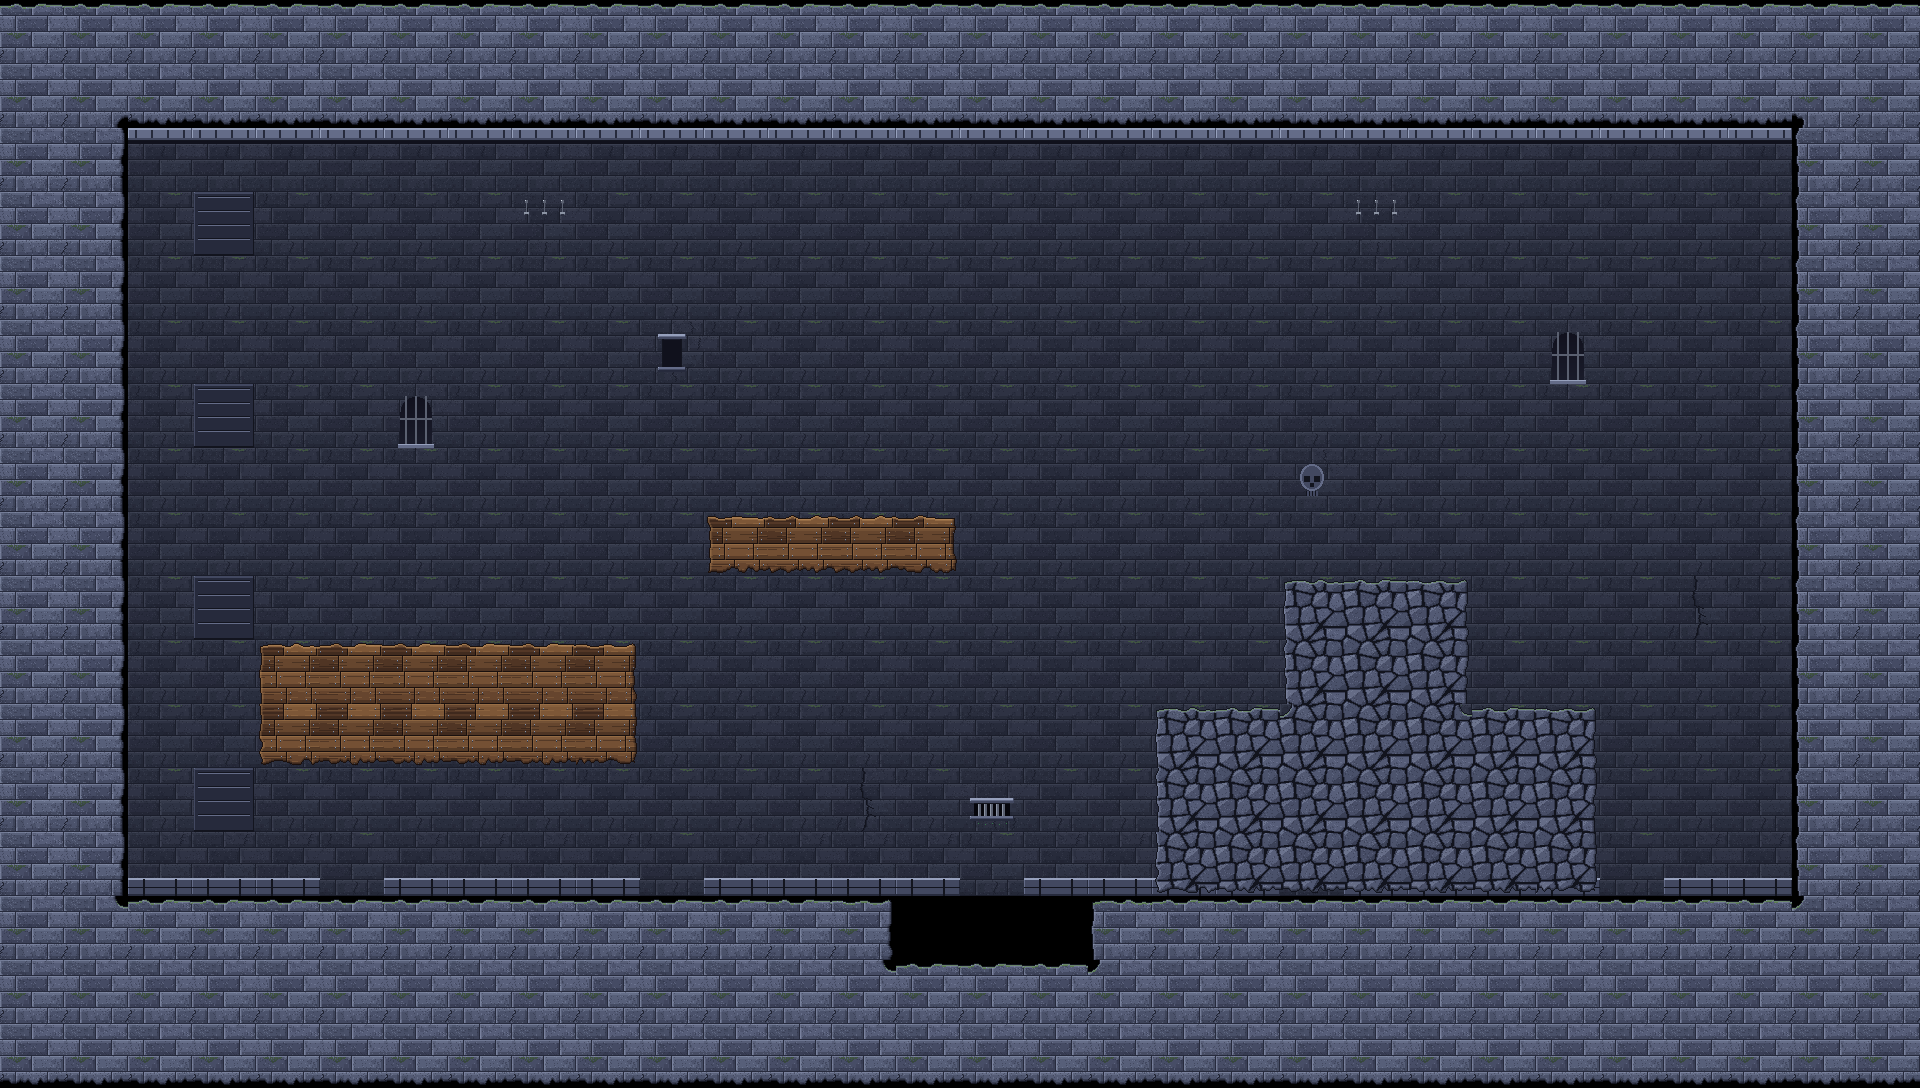

A level layout from a 2D game, rendered from its tile map. Below: a short description, then the map file with its tile-grid data intact:
An orthogonal 30x17 tile map with 64x64 px tiles, 4 tile layers (back_walls, terrain_stone, terrain_wood, terrain_rock), 4 tilesets and 4 objects (player_spawn, exit_door, torch_here, pit_hazard).

<map version="1.10" tiledversion="1.10.2" orientation="orthogonal" renderorder="right-down" width="30" height="17" tilewidth="64" tileheight="64" infinite="0" nextlayerid="7" nextobjectid="5">
 <tileset firstgid="1" source="terrain_stone/grey_stone.tsx" />
 <tileset firstgid="49" source="terrain_wood/grey_wood.tsx" />
 <tileset firstgid="97" source="terrain_rock/grey_rock.tsx" />
 <tileset firstgid="145" source="grey_walls.tsx" />
 <layer id="1" name="back_walls" width="30" height="17">
  <data encoding="csv">
0,0,0,0,0,0,0,0,0,0,0,0,0,0,0,0,0,0,0,0,0,0,0,0,0,0,0,0,0,0,
0,0,0,0,0,0,0,0,0,0,0,0,0,0,0,0,0,0,0,0,0,0,0,0,0,0,0,0,0,0,
0,0,152,152,152,152,152,152,152,152,152,152,152,152,152,152,152,152,152,152,152,152,152,152,152,152,152,152,0,0,
0,0,145,148,145,145,145,145,155,145,145,145,145,145,145,145,145,145,145,145,145,155,145,145,145,145,145,145,0,0,
0,0,145,145,145,145,145,145,145,145,145,145,145,145,145,145,145,145,145,145,145,145,145,145,145,145,145,145,0,0,
0,0,145,145,145,145,145,145,145,145,150,145,145,145,145,145,145,145,145,145,145,145,145,145,146,145,145,145,0,0,
0,0,145,148,145,145,146,145,145,145,145,145,145,145,145,145,145,145,145,145,145,145,145,145,145,145,145,145,0,0,
0,0,145,145,145,145,145,145,145,145,145,145,145,145,145,145,145,145,145,145,154,145,145,145,145,145,145,145,0,0,
0,0,145,145,145,145,145,145,145,145,145,145,145,145,145,145,145,145,145,145,145,145,145,145,145,145,145,145,0,0,
0,0,145,148,145,145,145,145,145,145,145,145,145,145,145,145,145,145,145,145,145,145,145,145,145,145,149,145,0,0,
0,0,145,145,145,145,145,145,145,145,145,145,145,145,145,145,145,145,145,145,145,145,145,145,145,145,145,145,0,0,
0,0,145,145,145,145,145,145,145,145,145,145,145,145,145,145,145,145,145,145,145,145,145,145,145,145,145,145,0,0,
0,0,145,148,145,145,145,145,145,145,145,145,145,149,145,147,145,145,145,145,145,145,145,145,145,145,145,145,0,0,
0,0,153,153,153,145,153,153,153,153,145,153,153,153,153,145,153,153,153,153,145,153,153,153,153,145,153,153,0,0,
0,0,0,0,0,0,0,0,0,0,0,0,0,0,0,0,0,0,0,0,0,0,0,0,0,0,0,0,0,0,
0,0,0,0,0,0,0,0,0,0,0,0,0,0,0,0,0,0,0,0,0,0,0,0,0,0,0,0,0,0,
0,0,0,0,0,0,0,0,0,0,0,0,0,0,0,0,0,0,0,0,0,0,0,0,0,0,0,0,0,0
</data>
 </layer>
 <layer id="2" name="terrain_stone" width="30" height="17">
  <data encoding="csv">
32,32,32,32,32,32,32,32,32,32,32,32,32,32,32,32,32,32,32,32,32,32,32,32,32,32,32,32,32,32,
47,45,37,37,37,37,37,37,37,37,37,37,37,37,37,37,37,37,37,37,37,37,37,37,37,37,37,37,42,47,
47,43,0,0,0,0,0,0,0,0,0,0,0,0,0,0,0,0,0,0,0,0,0,0,0,0,0,0,13,47,
47,43,0,0,0,0,0,0,0,0,0,0,0,0,0,0,0,0,0,0,0,0,0,0,0,0,0,0,13,47,
47,43,0,0,0,0,0,0,0,0,0,0,0,0,0,0,0,0,0,0,0,0,0,0,0,0,0,0,13,47,
47,43,0,0,0,0,0,0,0,0,0,0,0,0,0,0,0,0,0,0,0,0,0,0,0,0,0,0,13,47,
47,43,0,0,0,0,0,0,0,0,0,0,0,0,0,0,0,0,0,0,0,0,0,0,0,0,0,0,13,47,
47,43,0,0,0,0,0,0,0,0,0,0,0,0,0,0,0,0,0,0,0,0,0,0,0,0,0,0,13,47,
47,43,0,0,0,0,0,0,0,0,0,0,0,0,0,0,0,0,0,0,0,0,0,0,0,0,0,0,13,47,
47,43,0,0,0,0,0,0,0,0,0,0,0,0,0,0,0,0,0,0,0,0,0,0,0,0,0,0,13,47,
47,43,0,0,0,0,0,0,0,0,0,0,0,0,0,0,0,0,0,0,0,0,0,0,0,0,0,0,13,47,
47,43,0,0,0,0,0,0,0,0,0,0,0,0,0,0,0,0,0,0,0,0,0,0,0,0,0,0,13,47,
47,43,0,0,0,0,0,0,0,0,0,0,0,0,0,0,0,0,0,0,0,0,0,0,0,0,0,0,13,47,
47,43,0,0,0,0,0,0,0,0,0,0,0,0,0,0,0,0,0,0,0,0,0,0,0,0,0,0,13,47,
47,46,32,32,32,32,32,32,32,32,32,32,32,27,0,0,0,11,32,32,32,32,32,32,32,32,32,32,34,47,
47,47,47,47,47,47,47,47,47,47,47,47,47,46,32,32,32,34,47,47,47,47,47,47,47,47,47,47,47,47,
37,37,37,37,37,37,37,37,37,37,37,37,37,37,37,37,37,37,37,37,37,37,37,37,37,37,37,37,37,37
</data>
 </layer>
 <layer id="3" name="terrain_wood" width="30" height="17">
  <data encoding="csv">
0,0,0,0,0,0,0,0,0,0,0,0,0,0,0,0,0,0,0,0,0,0,0,0,0,0,0,0,0,0,
0,0,0,0,0,0,0,0,0,0,0,0,0,0,0,0,0,0,0,0,0,0,0,0,0,0,0,0,0,0,
0,0,0,0,0,0,0,0,0,0,0,0,0,0,0,0,0,0,0,0,0,0,0,0,0,0,0,0,0,0,
0,0,0,0,0,0,0,0,0,0,0,0,0,0,0,0,0,0,0,0,0,0,0,0,0,0,0,0,0,0,
0,0,0,0,0,0,0,0,0,0,0,0,0,0,0,0,0,0,0,0,0,0,0,0,0,0,0,0,0,0,
0,0,0,0,0,0,0,0,0,0,0,0,0,0,0,0,0,0,0,0,0,0,0,0,0,0,0,0,0,0,
0,0,0,0,0,0,0,0,0,0,0,0,0,0,0,0,0,0,0,0,0,0,0,0,0,0,0,0,0,0,
0,0,0,0,0,0,0,0,0,0,0,0,0,0,0,0,0,0,0,0,0,0,0,0,0,0,0,0,0,0,
0,0,0,0,0,0,0,0,0,0,0,51,64,64,62,0,0,0,0,0,0,0,0,0,0,0,0,0,0,0,
0,0,0,0,0,0,0,0,0,0,0,0,0,0,0,0,0,0,0,0,0,0,0,0,0,0,0,0,0,0,
0,0,0,0,59,80,80,80,80,75,0,0,0,0,0,0,0,0,0,0,0,0,0,0,0,0,0,0,0,0,
0,0,0,0,53,85,85,85,85,83,0,0,0,0,0,0,0,0,0,0,0,0,0,0,0,0,0,0,0,0,
0,0,0,0,0,0,0,0,0,0,0,0,0,0,0,0,0,0,0,0,0,0,0,0,0,0,0,0,0,0,
0,0,0,0,0,0,0,0,0,0,0,0,0,0,0,0,0,0,0,0,0,0,0,0,0,0,0,0,0,0,
0,0,0,0,0,0,0,0,0,0,0,0,0,0,0,0,0,0,0,0,0,0,0,0,0,0,0,0,0,0,
0,0,0,0,0,0,0,0,0,0,0,0,0,0,0,0,0,0,0,0,0,0,0,0,0,0,0,0,0,0,
0,0,0,0,0,0,0,0,0,0,0,0,0,0,0,0,0,0,0,0,0,0,0,0,0,0,0,0,0,0
</data>
 </layer>
 <layer id="4" name="terrain_rock" width="30" height="17">
  <data encoding="csv">
0,0,0,0,0,0,0,0,0,0,0,0,0,0,0,0,0,0,0,0,0,0,0,0,0,0,0,0,0,0,
0,0,0,0,0,0,0,0,0,0,0,0,0,0,0,0,0,0,0,0,0,0,0,0,0,0,0,0,0,0,
0,0,0,0,0,0,0,0,0,0,0,0,0,0,0,0,0,0,0,0,0,0,0,0,0,0,0,0,0,0,
0,0,0,0,0,0,0,0,0,0,0,0,0,0,0,0,0,0,0,0,0,0,0,0,0,0,0,0,0,0,
0,0,0,0,0,0,0,0,0,0,0,0,0,0,0,0,0,0,0,0,0,0,0,0,0,0,0,0,0,0,
0,0,0,0,0,0,0,0,0,0,0,0,0,0,0,0,0,0,0,0,0,0,0,0,0,0,0,0,0,0,
0,0,0,0,0,0,0,0,0,0,0,0,0,0,0,0,0,0,0,0,0,0,0,0,0,0,0,0,0,0,
0,0,0,0,0,0,0,0,0,0,0,0,0,0,0,0,0,0,0,0,0,0,0,0,0,0,0,0,0,0,
0,0,0,0,0,0,0,0,0,0,0,0,0,0,0,0,0,0,0,0,0,0,0,0,0,0,0,0,0,0,
0,0,0,0,0,0,0,0,0,0,0,0,0,0,0,0,0,0,0,0,107,128,123,0,0,0,0,0,0,0,
0,0,0,0,0,0,0,0,0,0,0,0,0,0,0,0,0,0,0,0,109,143,139,0,0,0,0,0,0,0,
0,0,0,0,0,0,0,0,0,0,0,0,0,0,0,0,0,0,107,128,130,143,142,128,123,0,0,0,0,0,
0,0,0,0,0,0,0,0,0,0,0,0,0,0,0,0,0,0,109,143,143,143,143,143,139,0,0,0,0,0,
0,0,0,0,0,0,0,0,0,0,0,0,0,0,0,0,0,0,101,133,133,133,133,133,131,0,0,0,0,0,
0,0,0,0,0,0,0,0,0,0,0,0,0,0,0,0,0,0,0,0,0,0,0,0,0,0,0,0,0,0,
0,0,0,0,0,0,0,0,0,0,0,0,0,0,0,0,0,0,0,0,0,0,0,0,0,0,0,0,0,0,
0,0,0,0,0,0,0,0,0,0,0,0,0,0,0,0,0,0,0,0,0,0,0,0,0,0,0,0,0,0
</data>
 </layer>
 <objectgroup id="5" name="markers">
  <object id="1" name="player_spawn" x="192" y="832"><point /></object>
  <object id="2" name="exit_door" x="1664" y="896"><point /></object>
  <object id="3" name="torch_here" x="320" y="320"><point /></object>
  <object id="4" name="pit_hazard" x="896" y="896"><point /></object>
 </objectgroup>
</map>
